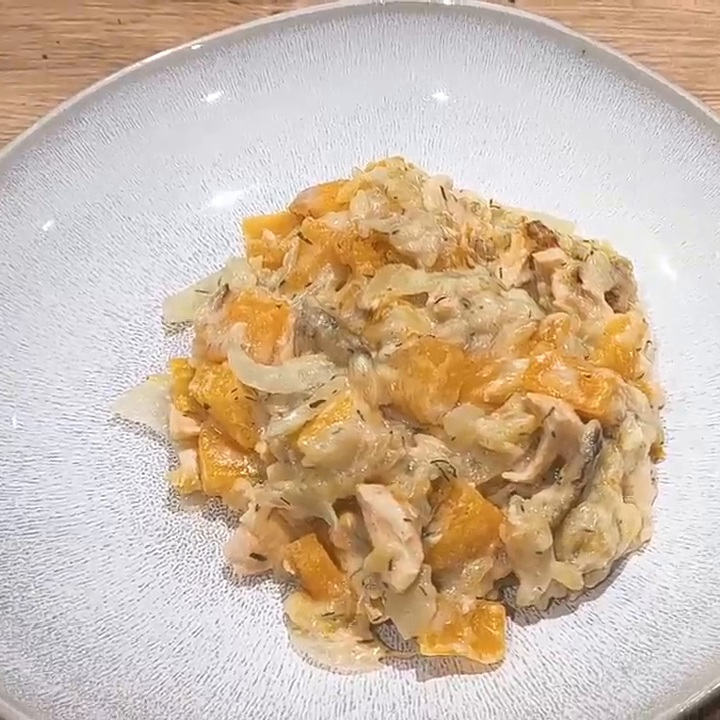
#> input picture recette-orzo/source/plate.jpg, 720 x 720 px
$ python blacken.py plate.jpg
#> lines starting #> are read from the running program, lines starting #| are printed output that depends on the picture; after the words box and inside, x2 and y2 are one past the last pixel; in counts of white or black regions, pixels touching at a corner belong together
import numpy as np,sys,cv2
from PIL import Image,ImageFilter
def ramp(x,a,b): return np.clip((x-a)/(b-a),0,1)
K=cv2.getStructuringElement(cv2.MORPH_ELLIPSE,(17,17))
def reflets(v,sat):
    """Masque des reflets de lampes : taches claires peu colorées, assez grandes, entourées du noir de la plaque."""
    br=((v>.50)&(sat<.30)).astype(np.uint8)
    br=cv2.morphologyEx(br,cv2.MORPH_OPEN,K)            # retire les objets fins (couteau, spatule…)
    n,lab,st,_=cv2.connectedComponentsWithStats(br)
    m=np.zeros_like(br)
    for i in range(1,n):
        x,y,w,h,area=st[i]
        if area<1500 or area>30000 or w>320 or h>260 or x==0 or y==0 or x+w>=v.shape[1] or y+h>=v.shape[0]: continue
        comp=(lab==i).astype(np.uint8)
        if np.percentile(v[comp>0],95)<.88: continue
        ring=cv2.dilate(comp,cv2.getStructuringElement(cv2.MORPH_ELLIPSE,(61,61)))-cv2.dilate(comp,cv2.getStructuringElement(cv2.MORPH_ELLIPSE,(25,25)))
        rv=v[ring>0]
        if rv.size and np.median(rv)<.50 and np.mean(rv<.35)>.12: m|=comp
    m=cv2.dilate(m,cv2.getStructuringElement(cv2.MORPH_ELLIPSE,(55,55)))
    return cv2.GaussianBlur(m.astype(np.float32),(0,0),13)
def fix(im):
    a=np.asarray(im.convert('RGB')).astype(np.float32)/255
    R,G,B=a[...,0],a[...,1],a[...,2]
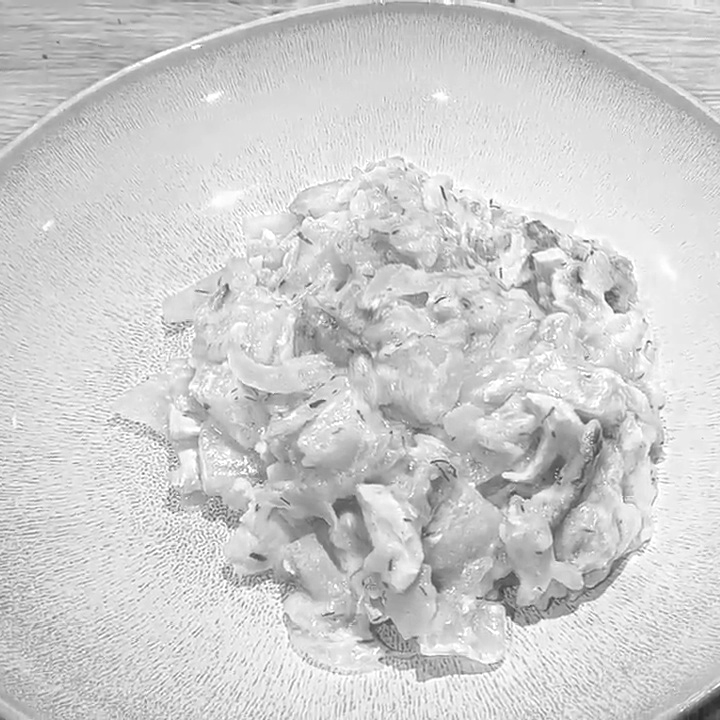
#> R: shape (720, 720) float32; min 0.149, max 1, mean 0.811
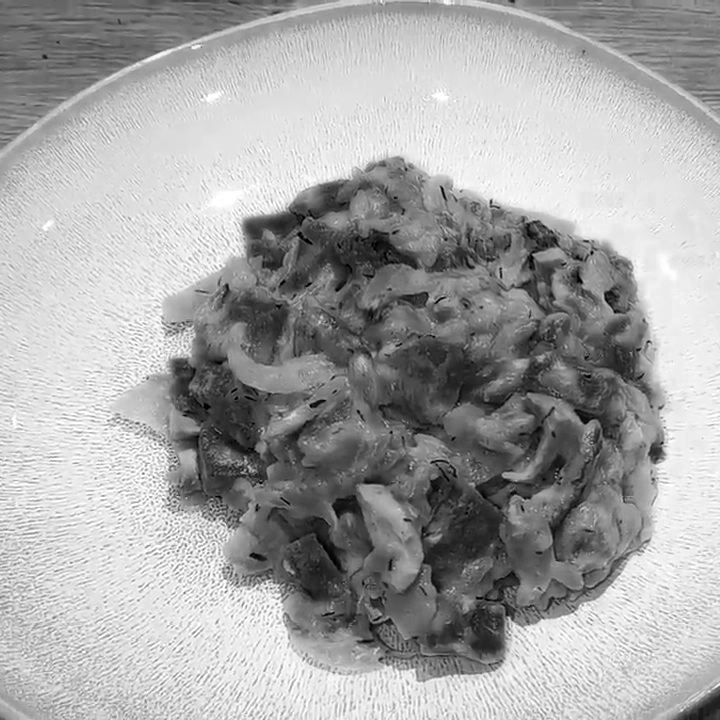
#> B: shape (720, 720) float32; min 0, max 1, mean 0.651
    v=a.max(2);sat=(v-a.min(2))/np.maximum(v,1e-3)
#> after `sat = (v - a.min(2)) / np.maximum(v, 0.001)`:
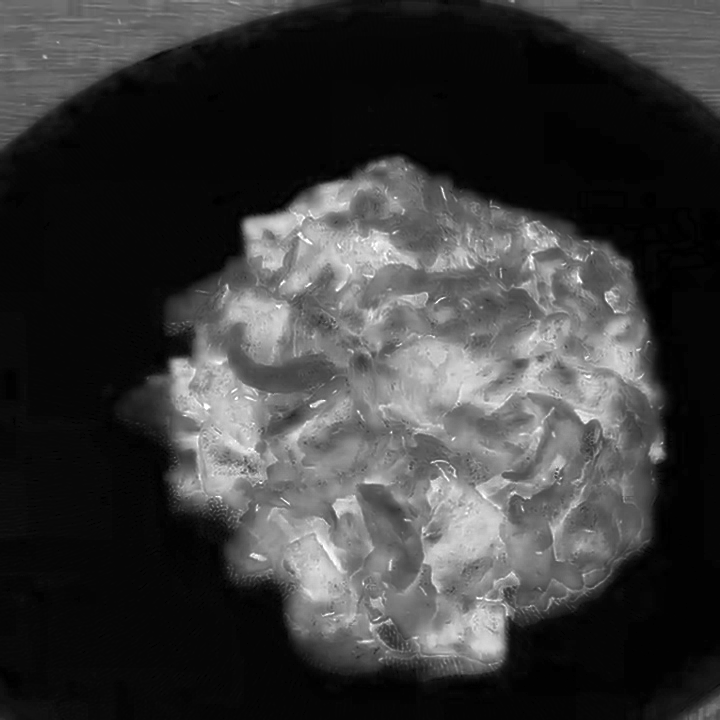
#> sat: shape (720, 720) float32; min 0, max 1, mean 0.232
    # traces d'éponge : gris froids sur fond noir, uniquement dans les zones sombres (plaque)
    w=ramp(v,.12,.19)*(1-ramp(v,.80,.92))*ramp(B-R,-.035,.005)*(1-ramp(sat,.26,.34))
    w=np.asarray(Image.fromarray((w*255).astype(np.uint8)).filter(ImageFilter.GaussianBlur(2))).astype(np.float32)/255
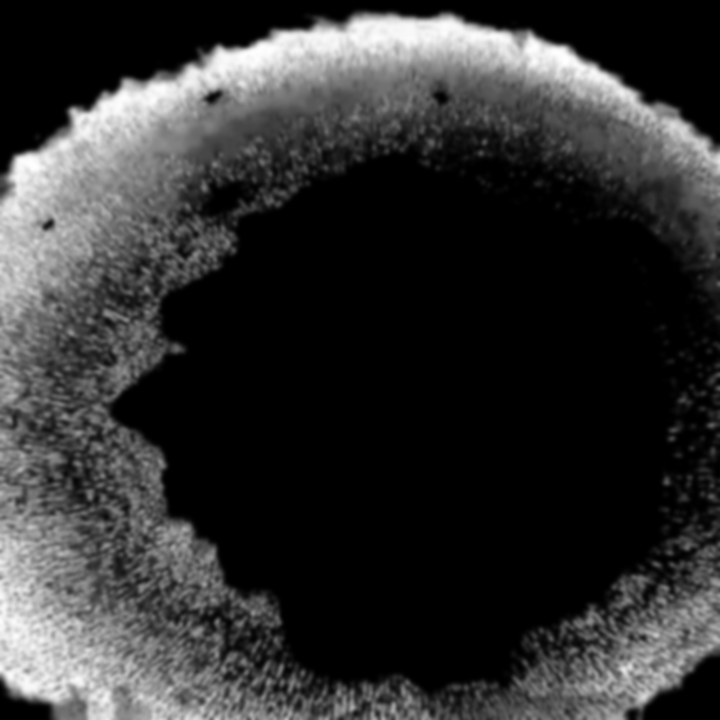
#> w: shape (720, 720) float32; min 0, max 1, mean 0.194
    loc=np.asarray(Image.fromarray((np.minimum(v,.45)*255).astype(np.uint8)).filter(ImageFilter.GaussianBlur(28))).astype(np.float32)/255
    w=w*(1-ramp(loc,.30,.40))
#> w: shape (720, 720) float32; every value is 0
    # reflets des lampes
    w=np.maximum(w,reflets(v,sat)*(1-ramp(sat,.30,.40)))
#> in reflets, `br=((v>.50)&(sat<.30)).astype(np.uint8)`:
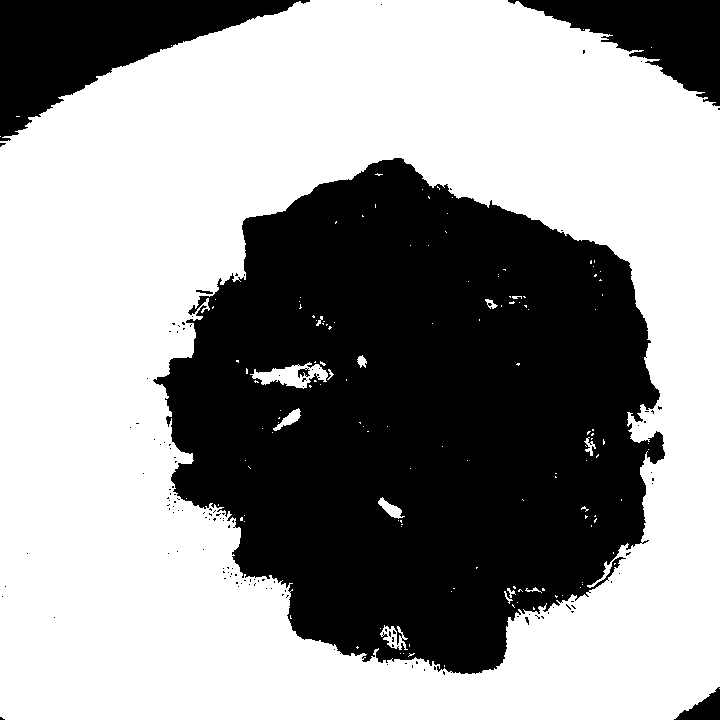
#> br: shape (720, 720); values 0 (black) and 1 (white), 59.6% white; 135 black regions (129 under 20 px), largest, box (x1, y1, x2, y2) and area: (153, 158, 665, 674) 179552, (0, 0, 310, 141) 18524, (508, 0, 720, 106) 10057, (674, 687, 720, 720) 752, (298, 368, 310, 378) 72, (196, 290, 213, 294) 40
#> in reflets, `br=cv2.morphologyEx(br,cv2.MORPH_OPEN,K)`: br: shape (720, 720); values 0 (black) and 1 (white), 58.2% white; 18 black regions (13 under 20 px), largest, box (x1, y1, x2, y2) and area: (151, 158, 665, 675) 187016, (0, 0, 310, 147) 18732, (508, 0, 720, 110) 10371, (674, 687, 720, 720) 766, (0, 586, 6, 597) 26
#> in reflets, `n,lab,st,_=cv2.connectedComponentsWithStats(br)`:
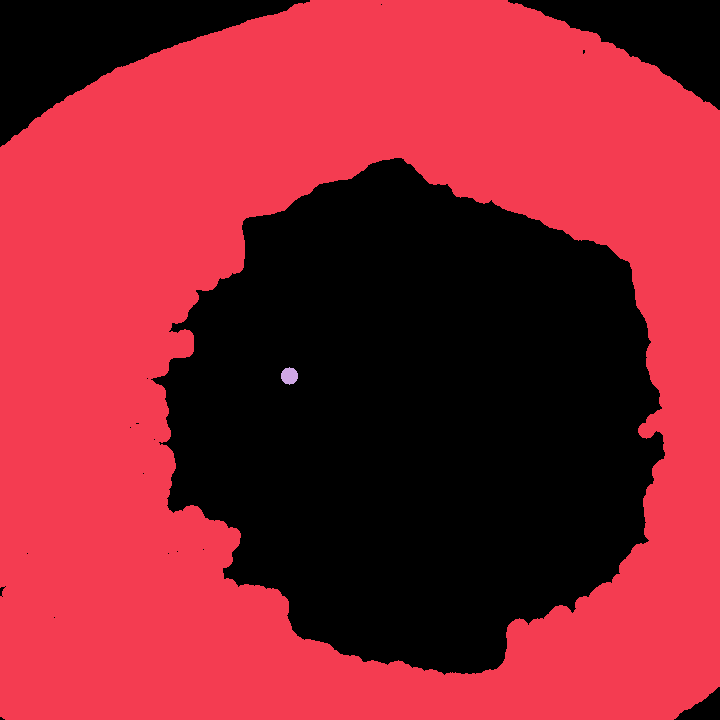
#> lab: shape (720, 720) int32; 3 distinct labels, from 0 to 2; one colour per label, 0 black
#> in reflets, `n,lab,st,_=cv2.connectedComponentsWithStats(br)`: n = 3; st = [[0, 0, 720, 720, 216941], [0, 0, 720, 720, 301229], [281, 367, 17, 18, 230]]
#> the loop in reflets, `for i in range(1,n):` made 2 passes
#> after the loop in reflets, `for i in range(1,n):`: m: shape (720, 720); every value is 0
#> in ramp (call 6), `def ramp(x,a,b): return np.clip((x-a)/(b-a),0,1)`:
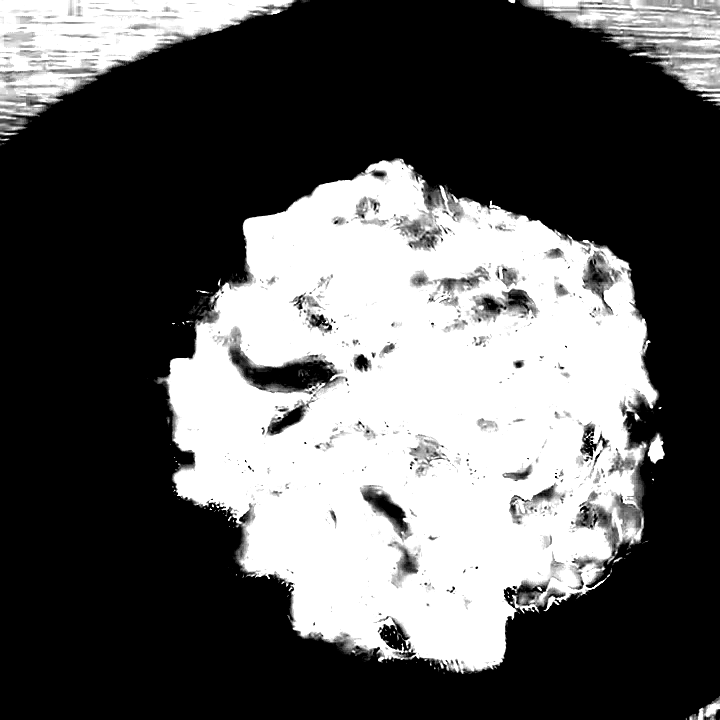
#> returned value: shape (720, 720) float32; min 0, max 1, mean 0.361
    target=0.10+(v-0.10).clip(0)*0.06
    newv=v*(1-w)+np.minimum(v,target)*w
    out=(a*(newv/np.maximum(v,1e-3))[...,None]).clip(0,1)
    return Image.fromarray((out*255+.5).astype(np.uint8))
#> returned value is the input picture: PIL image 720x720 RGB; mean R, G, B 206.8, 186.2, 166
if __name__=='__main__':
    for f in sys.argv[1:]: fix(Image.open(f)).save(f.replace('.png','_n.png'))
